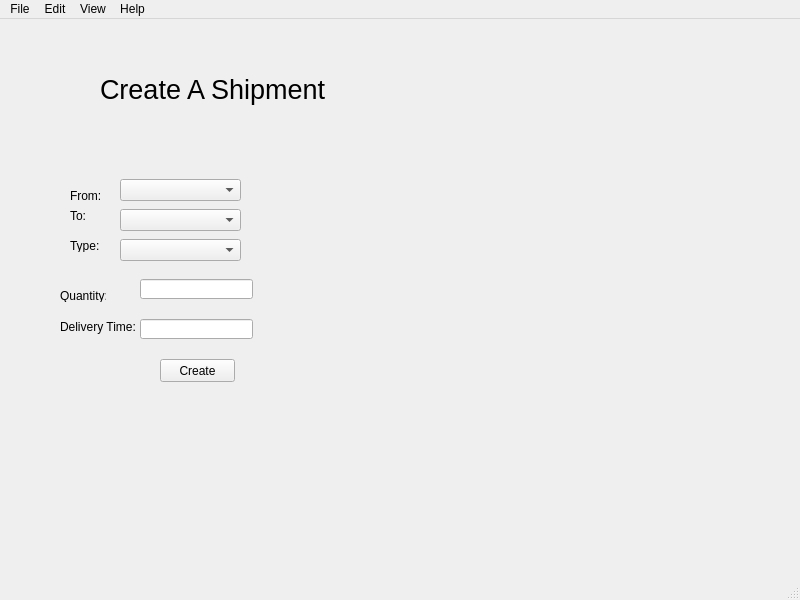
<?xml version="1.0" encoding="UTF-8"?>
<ui version="4.0">
 <class>CreateShipmentWindow</class>
 <widget class="QMainWindow" name="CreateShipmentWindow">
  <property name="geometry">
   <rect>
    <x>0</x>
    <y>0</y>
    <width>800</width>
    <height>600</height>
   </rect>
  </property>
  <property name="windowTitle">
   <string>CET System</string>
  </property>
  <widget class="QWidget" name="centralwidget">
   <widget class="QLabel" name="label">
    <property name="geometry">
     <rect>
      <x>100</x>
      <y>50</y>
      <width>251</width>
      <height>41</height>
     </rect>
    </property>
    <property name="font">
     <font>
      <pointsize>20</pointsize>
     </font>
    </property>
    <property name="text">
     <string>Create A Shipment</string>
    </property>
   </widget>
   <widget class="QLabel" name="label_2">
    <property name="geometry">
     <rect>
      <x>70</x>
      <y>170</y>
      <width>46</width>
      <height>13</height>
     </rect>
    </property>
    <property name="text">
     <string>From:</string>
    </property>
   </widget>
   <widget class="QLabel" name="label_3">
    <property name="geometry">
     <rect>
      <x>70</x>
      <y>190</y>
      <width>46</width>
      <height>13</height>
     </rect>
    </property>
    <property name="text">
     <string>To:</string>
    </property>
   </widget>
   <widget class="QLabel" name="label_4">
    <property name="geometry">
     <rect>
      <x>70</x>
      <y>220</y>
      <width>46</width>
      <height>13</height>
     </rect>
    </property>
    <property name="text">
     <string>Type:</string>
    </property>
   </widget>
   <widget class="QLabel" name="label_5">
    <property name="geometry">
     <rect>
      <x>60</x>
      <y>270</y>
      <width>46</width>
      <height>13</height>
     </rect>
    </property>
    <property name="text">
     <string>Quantity:</string>
    </property>
   </widget>
   <widget class="QLabel" name="label_6">
    <property name="geometry">
     <rect>
      <x>60</x>
      <y>300</y>
      <width>81</width>
      <height>16</height>
     </rect>
    </property>
    <property name="text">
     <string>Delivery Time:</string>
    </property>
   </widget>
   <widget class="QComboBox" name="comboBox">
    <property name="geometry">
     <rect>
      <x>120</x>
      <y>160</y>
      <width>121</width>
      <height>22</height>
     </rect>
    </property>
   </widget>
   <widget class="QComboBox" name="comboBox_2">
    <property name="geometry">
     <rect>
      <x>120</x>
      <y>190</y>
      <width>121</width>
      <height>22</height>
     </rect>
    </property>
   </widget>
   <widget class="QComboBox" name="comboBox_3">
    <property name="geometry">
     <rect>
      <x>120</x>
      <y>220</y>
      <width>121</width>
      <height>22</height>
     </rect>
    </property>
   </widget>
   <widget class="QLineEdit" name="lineEdit">
    <property name="geometry">
     <rect>
      <x>140</x>
      <y>260</y>
      <width>113</width>
      <height>20</height>
     </rect>
    </property>
   </widget>
   <widget class="QLineEdit" name="lineEdit_2">
    <property name="geometry">
     <rect>
      <x>140</x>
      <y>300</y>
      <width>113</width>
      <height>20</height>
     </rect>
    </property>
   </widget>
   <widget class="QPushButton" name="pushButton">
    <property name="geometry">
     <rect>
      <x>160</x>
      <y>340</y>
      <width>75</width>
      <height>23</height>
     </rect>
    </property>
    <property name="text">
     <string>Create</string>
    </property>
   </widget>
  </widget>
  <widget class="QMenuBar" name="menubar">
   <property name="geometry">
    <rect>
     <x>0</x>
     <y>0</y>
     <width>800</width>
     <height>21</height>
    </rect>
   </property>
   <widget class="QMenu" name="menuFile">
    <property name="title">
     <string>File</string>
    </property>
    <addaction name="actionClose"/>
    <addaction name="actionMap"/>
    <addaction name="actionAdd_Disease"/>
    <addaction name="actionAdd_Supply"/>
    <addaction name="actionManage_Shipment"/>
    <addaction name="actionView_Diseases"/>
    <addaction name="actionView_Supplies"/>
   </widget>
   <widget class="QMenu" name="menuEdit">
    <property name="title">
     <string>Edit</string>
    </property>
   </widget>
   <widget class="QMenu" name="menuView">
    <property name="title">
     <string>View</string>
    </property>
    <addaction name="actionZoom_In"/>
    <addaction name="actionZoom_Out"/>
   </widget>
   <widget class="QMenu" name="menuHelp">
    <property name="title">
     <string>Help</string>
    </property>
   </widget>
   <addaction name="menuFile"/>
   <addaction name="menuEdit"/>
   <addaction name="menuView"/>
   <addaction name="menuHelp"/>
  </widget>
  <widget class="QStatusBar" name="statusbar"/>
  <action name="actionClose">
   <property name="text">
    <string>Close</string>
   </property>
  </action>
  <action name="actionZoom_In">
   <property name="text">
    <string>Zoom In</string>
   </property>
  </action>
  <action name="actionZoom_Out">
   <property name="text">
    <string>Zoom Out</string>
   </property>
  </action>
  <action name="actionMap">
   <property name="text">
    <string>Map</string>
   </property>
  </action>
  <action name="actionAdd_Disease">
   <property name="text">
    <string>Add Disease</string>
   </property>
  </action>
  <action name="actionAdd_Supply">
   <property name="text">
    <string>Add Supply</string>
   </property>
  </action>
  <action name="actionCreat_Shipment">
   <property name="text">
    <string>Creat Shipment</string>
   </property>
  </action>
  <action name="actionManage_Shipment">
   <property name="text">
    <string>Manage Shipment</string>
   </property>
  </action>
  <action name="actionView_Diseases">
   <property name="text">
    <string>View Diseases</string>
   </property>
  </action>
  <action name="actionView_Supplies">
   <property name="text">
    <string>View Supplies</string>
   </property>
  </action>
 </widget>
 <resources/>
 <connections/>
</ui>
